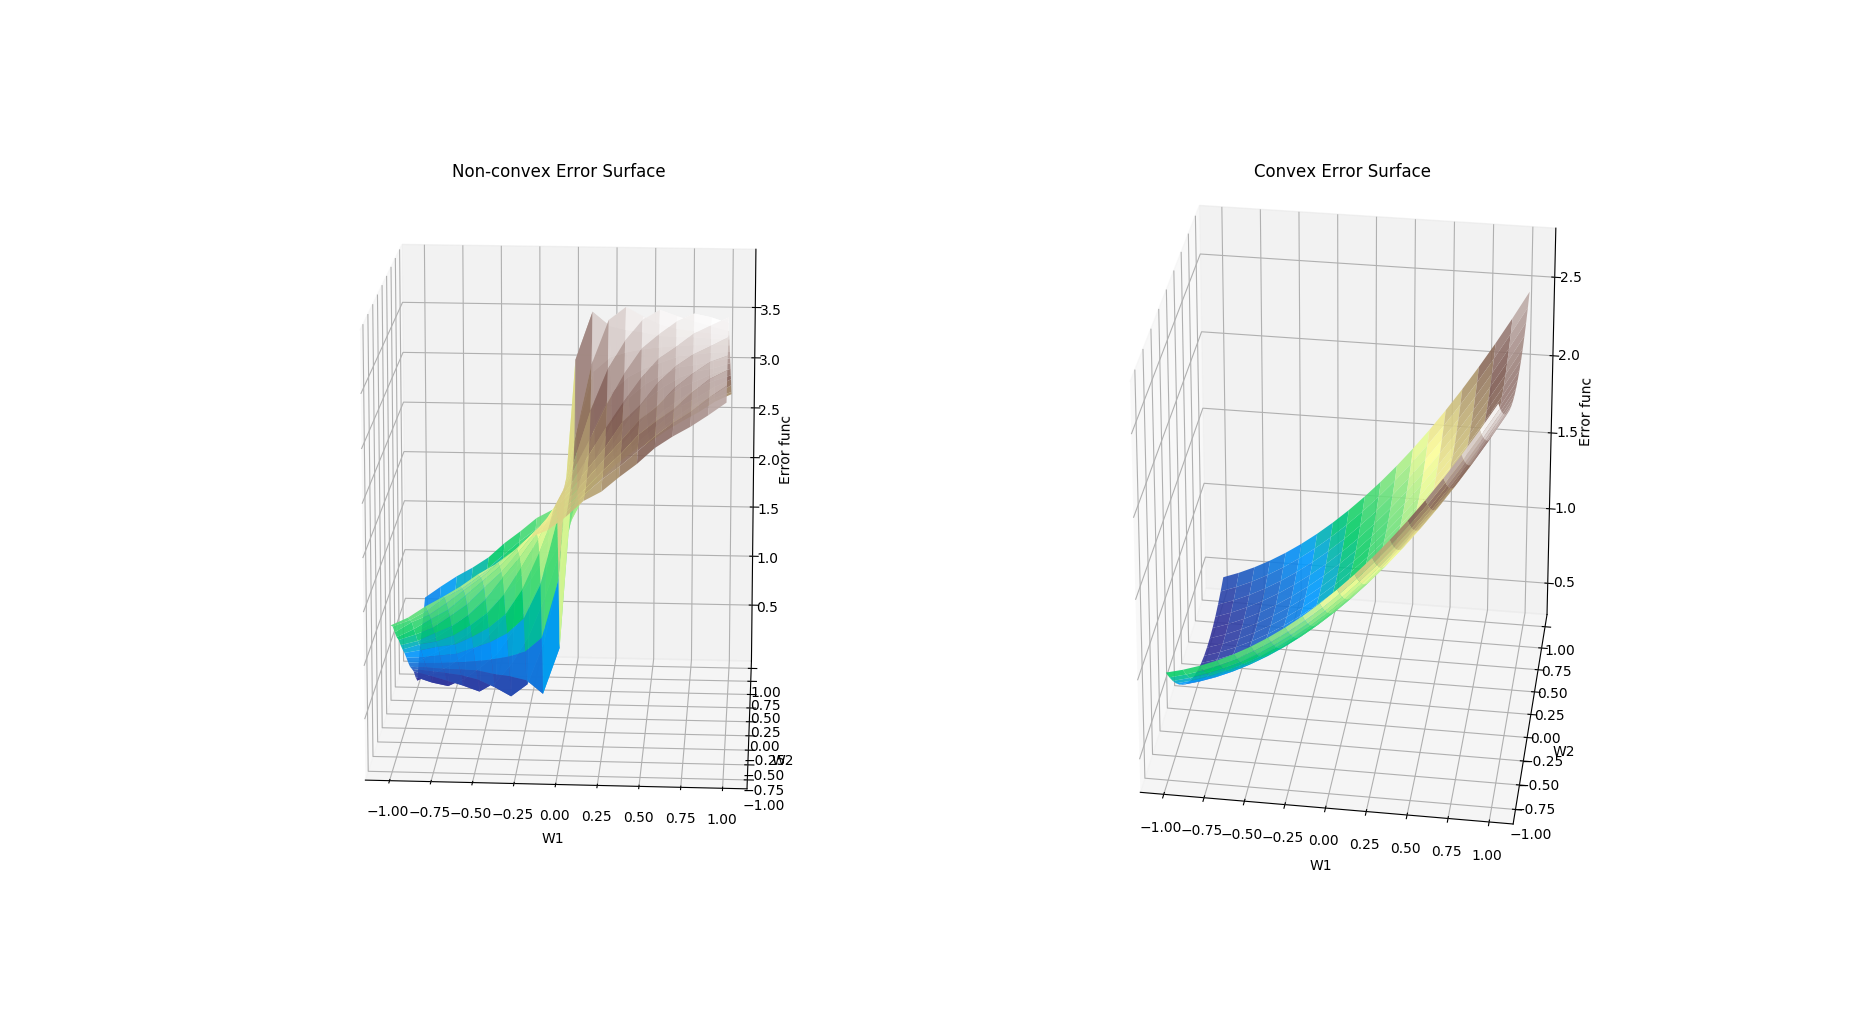

This chart was generated by the following Python code:
import numpy as np
import matplotlib.pyplot as plt
from mpl_toolkits.mplot3d import Axes3D


# Input => 1000 2d samples between 0,1
X = np.random.uniform(-1,1,(1000,2))

# Weights to be predicted by our model
W_final = np.random.uniform(-1,1,(2,))

# Non linearity function (sigmoid)
def sigmoid(x):
	return 1/(1 + np.exp(-x))

# Output that needs to be predicted
Y = sigmoid(X.dot(W_final))
Y[ Y > 0.5 ] = 1
Y[ Y <= 0.5 ] = -1

# Plotting data
fig = plt.figure()

W1,W2 = np.meshgrid(np.linspace(-1,1,20),np.linspace(-1,1,20))


# Case 1
# Let us study loss = y - g(W.dot(X))^2 by plot the error surface on the data
y_pred = X[:,0]*W1.reshape((20,20,1)) + X[:,1]*W2.reshape((20,20,1)) 
y_pred = sigmoid(y_pred)

y_pred[ y_pred > 0.5 ] = 1
y_pred[ y_pred <= 0.5 ] = -1

y = Y
error_non_convex = np.mean((y - y_pred)**2,axis=2)
ax1 = fig.add_subplot(121, projection='3d')
ax1.plot_surface(W1,  W2,error_non_convex, cmap='terrain', alpha=0.9)
ax1.set_xlabel('W1')
ax1.set_ylabel('W2')
ax1.set_zlabel('Error func')
ax1.set_title('Non-convex Error Surface')

# Case 2
# Let us study loss = (y - W.dot(X))^2 by plot the error surface on the data
y_pred = X[:,0]*W1.reshape((20,20,1)) + X[:,1]*W2.reshape((20,20,1)) 
y = Y
error_convex = np.mean((y - y_pred)**2,axis=2)
ax2 = fig.add_subplot(122, projection='3d')
ax2.plot_surface(W1, W2,error_convex, cmap='terrain', alpha=0.9)
ax2.set_xlabel('W1')
ax2.set_ylabel('W2')
ax2.set_zlabel('Error func')
ax2.set_title('Convex Error Surface')



plt.show()
